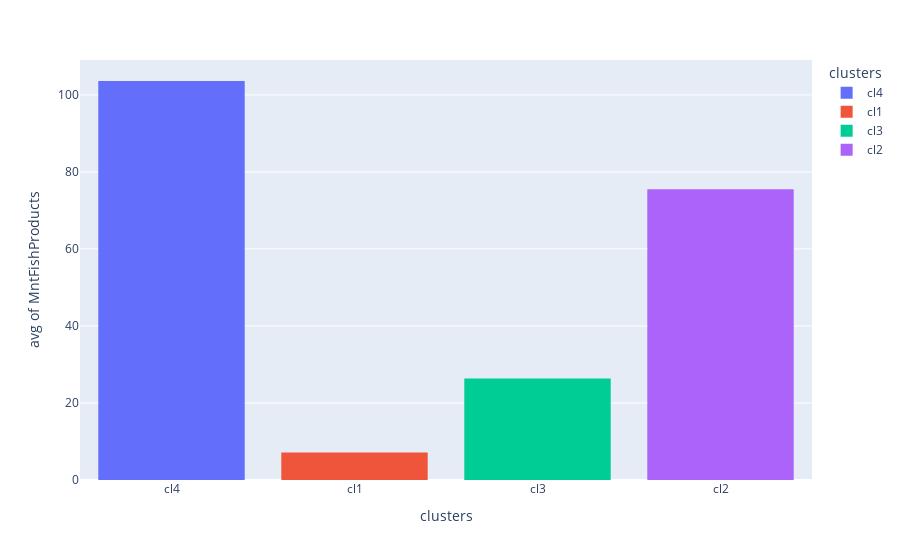

This figure's notebook cell:
### Code cell
px.histogram(data_frame=data, x = 'clusters', y = 'MntFishProducts',
             histfunc='avg', color = 'clusters')

### Figure 1 — Plotly figure (JSON) as saved in the notebook; plotly's stock layout.template omitted (floating-point values rounded to 4 significant figures; data arrays with more than 128 entries replaced by an {"elided": "..."} marker saying what was removed)
{"data": [{"alignmentgroup": "True", "bingroup": "x", "histfunc": "avg", "hovertemplate": "clusters=%{x}<br>avg of MntFishProducts=%{y}<extra></extra>", "legendgroup": "cl4", "marker": {"color": "#636efa", "pattern": {"shape": ""}}, "name": "cl4", "offsetgroup": "cl4", "orientation": "v", "showlegend": true, "type": "histogram", "x": {"elided": "481 str values"}, "xaxis": "x", "y": {"elided": "481 int values"}, "yaxis": "y"}, {"alignmentgroup": "True", "bingroup": "x", "histfunc": "avg", "hovertemplate": "clusters=%{x}<br>avg of MntFishProducts=%{y}<extra></extra>", "legendgroup": "cl1", "marker": {"color": "#EF553B", "pattern": {"shape": ""}}, "name": "cl1", "offsetgroup": "cl1", "orientation": "v", "showlegend": true, "type": "histogram", "x": {"elided": "995 str values"}, "xaxis": "x", "y": {"elided": "995 int values"}, "yaxis": "y"}, {"alignmentgroup": "True", "bingroup": "x", "histfunc": "avg", "hovertemplate": "clusters=%{x}<br>avg of MntFishProducts=%{y}<extra></extra>", "legendgroup": "cl3", "marker": {"color": "#00cc96", "pattern": {"shape": ""}}, "name": "cl3", "offsetgroup": "cl3", "orientation": "v", "showlegend": true, "type": "histogram", "x": {"elided": "598 str values"}, "xaxis": "x", "y": {"elided": "598 int values"}, "yaxis": "y"}, {"alignmentgroup": "True", "bingroup": "x", "histfunc": "avg", "hovertemplate": "clusters=%{x}<br>avg of MntFishProducts=%{y}<extra></extra>", "legendgroup": "cl2", "marker": {"color": "#ab63fa", "pattern": {"shape": ""}}, "name": "cl2", "offsetgroup": "cl2", "orientation": "v", "showlegend": true, "type": "histogram", "x": {"elided": "142 str values"}, "xaxis": "x", "y": {"elided": "142 int values"}, "yaxis": "y"}], "layout": {"barmode": "relative", "legend": {"title": {"text": "clusters"}, "tracegroupgap": 0}, "margin": {"t": 60}, "xaxis": {"anchor": "y", "categoryarray": ["cl4", "cl1", "cl3", "cl2"], "categoryorder": "array", "domain": [0, 1], "title": {"text": "clusters"}}, "yaxis": {"anchor": "x", "domain": [0, 1], "title": {"text": "avg of MntFishProducts"}}}}
